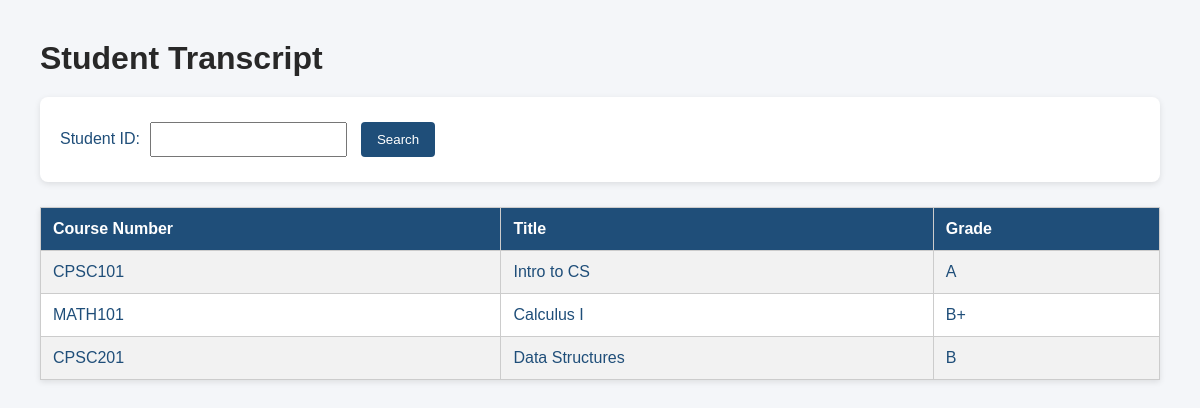
Screenshot of /pages/student_transcript.php?student_id=1 with the database file from the repository.
### tables this page shows
CREATE TABLE Enrollments (
        enrollment_id INT AUTO_INCREMENT PRIMARY KEY,
        student_id INT,
        course_no VARCHAR(10),
        section_no INT,
        grade VARCHAR(2),

        FOREIGN KEY(student_id)
            REFERENCES Students(student_id),

        FOREIGN KEY(course_no, section_no)
            REFERENCES Sections(course_no, section_no)
);

CREATE TABLE Courses (
    course_no VARCHAR(10) PRIMARY KEY,
    title VARCHAR(100),
    textbook VARCHAR(100),
    units INT,
    dept_id INT,

    FOREIGN KEY (dept_id)
        REFERENCES Departments(dept_id)
);

### pages/student_transcript.php (the view, shortened to what this page needs)
<?php
include 'db.php';
?>
<!DOCTYPE html>
<html>
<head>
    <link rel="stylesheet" href="style.css">
</head>
<body>
<h1>Student Transcript</h1>
<form method="GET">
    Student ID:
    <input type="number" name="student_id">
    <input type="submit" value="Search">
</form>
<?php
if (isset($_GET['student_id'])) {
    $student_id = $_GET['student_id'];
    $sql = "
        SELECT
            C.course_no,
            C.title,
            E.grade
        FROM Enrollments E
        JOIN Courses C
            ON E.course_no = C.course_no
        WHERE E.student_id = ?
    ";
    $stmt = $conn->prepare($sql);
    $stmt->bind_param("i", $student_id);
    $stmt->execute();
    $result = $stmt->get_result();
    echo "<table border='1'>";
    echo "<tr>
            <th>Course Number</th>
            <th>Title</th>
            <th>Grade</th>
          </tr>";
    while ($row = $result->fetch_assoc()) {
        echo "<tr>";
        echo "<td>{$row['course_no']}</td>";
        echo "<td>{$row['title']}</td>";
        echo "<td>{$row['grade']}</td>";
        echo "</tr>";
    }
    echo "</table>";
}
?>
</body>
</html>

### style.css (style rules this page uses)
body { font-family: Arial, sans-serif; background-color: #f4f6f9; margin: 40px; color: #1f4e79; }
h1 { color: #282828; margin-bottom: 20px; }
form { background: white; padding: 20px; border-radius: 8px; margin-bottom: 25px; box-shadow: 0 2px 6px rgba(0,0,0,0.1); }
input { padding: 8px; margin: 5px; }
input[type="submit"] { background-color: #1f4e79; color: white; border: none; padding: 10px 16px; border-radius: 4px; cursor: pointer; }
table { border-collapse: collapse; width: 100%; background: white; box-shadow: 0 2px 6px rgba(0,0,0,0.1); }
th { background-color: #1f4e79; color: white; }
th, td { border: 1px solid #ccc; padding: 12px; text-align: left; }
tr:nth-child(even) { background-color: #f2f2f2; }

### rows the page displays
enrollments: courses.course_no "CPSC101", courses.title "Intro to CS", grade "A"
enrollments: courses.course_no "MATH101", courses.title "Calculus I", grade "B+"
enrollments: courses.course_no "CPSC201", courses.title "Data Structures", grade "B"
